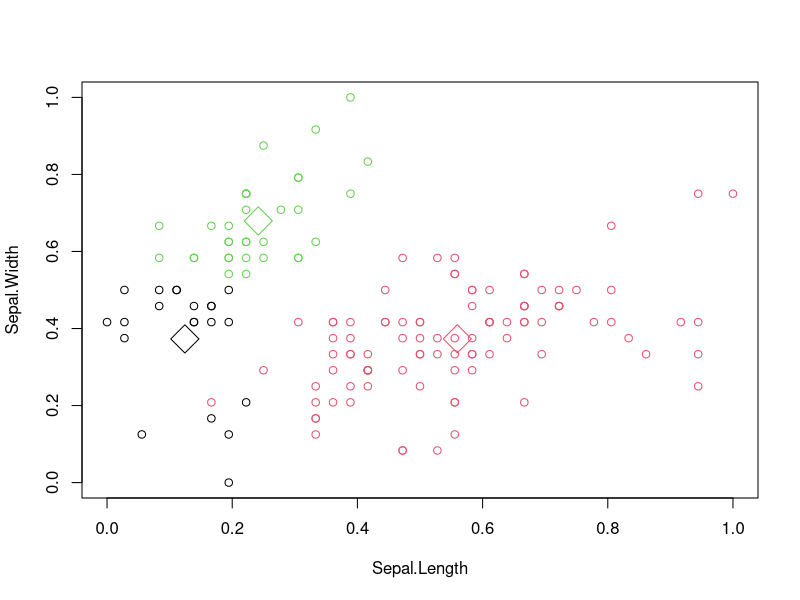

Write the R code that produced this figure.
rm(list=ls())
#stwd('C:\Users\win7\Documents\R files')

data("iris")

str(iris)
summary(iris)
table(iris$Species)
irisClass=iris$Species
irisData=iris[-5]
#dim(irisData)
normalize= function(x){
  return ((x-min(x))/(max(x)-min(x)))
}
irisData_norm= as.data.frame(lapply(irisData,normalize))
#View(irisData_norm)
summary(irisData_norm)

kc=kmeans(irisData_norm,3)
table(irisClass,kc$cluster)
plot(irisData_norm[c("Sepal.Length","Sepal.Width")],col=kc$cluster)
points(kc$centers[,c("Sepal.Length","Sepal.Width")],col=1:3,pch=23,cex=3)

